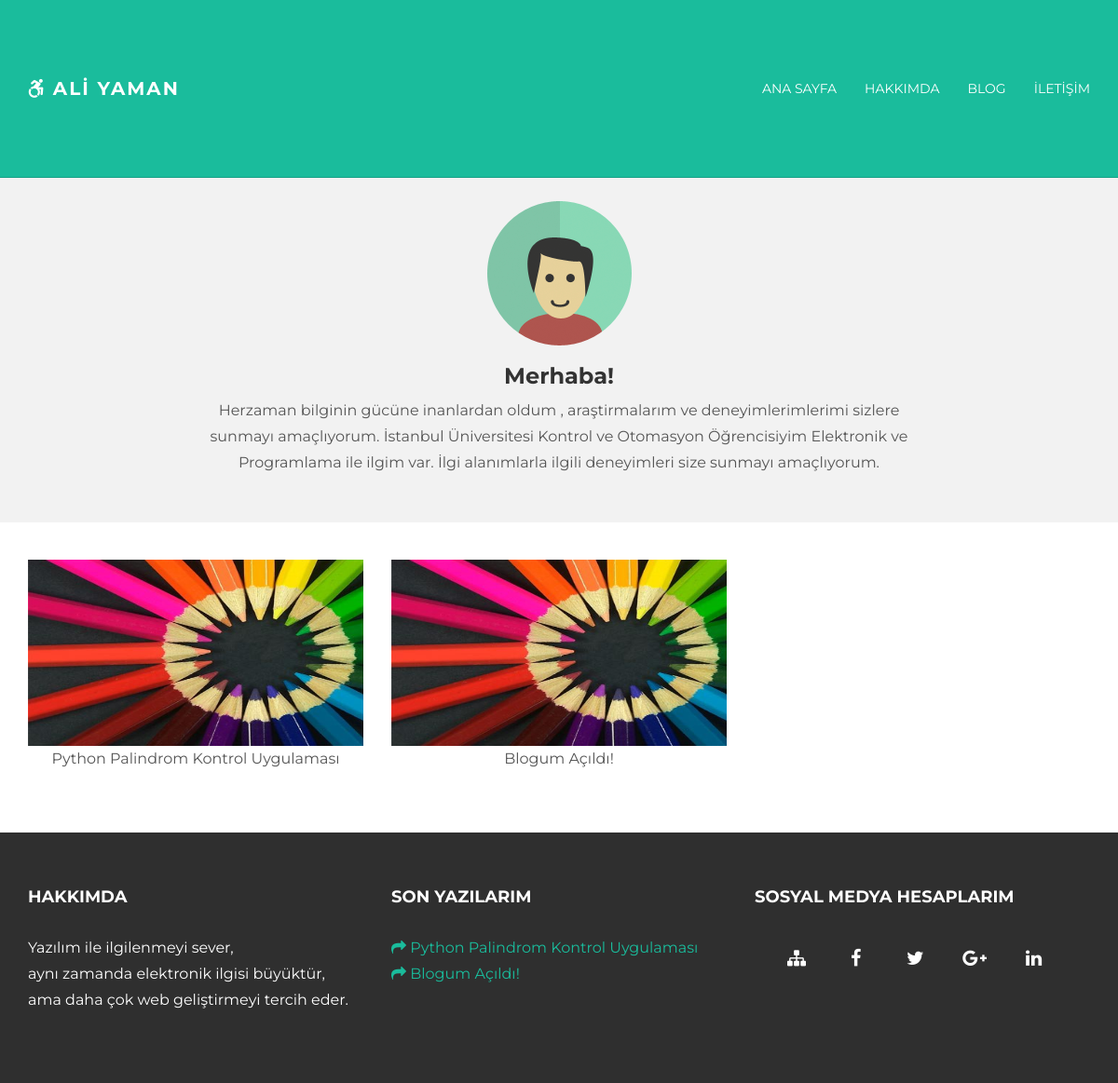
The app's page /, older data.
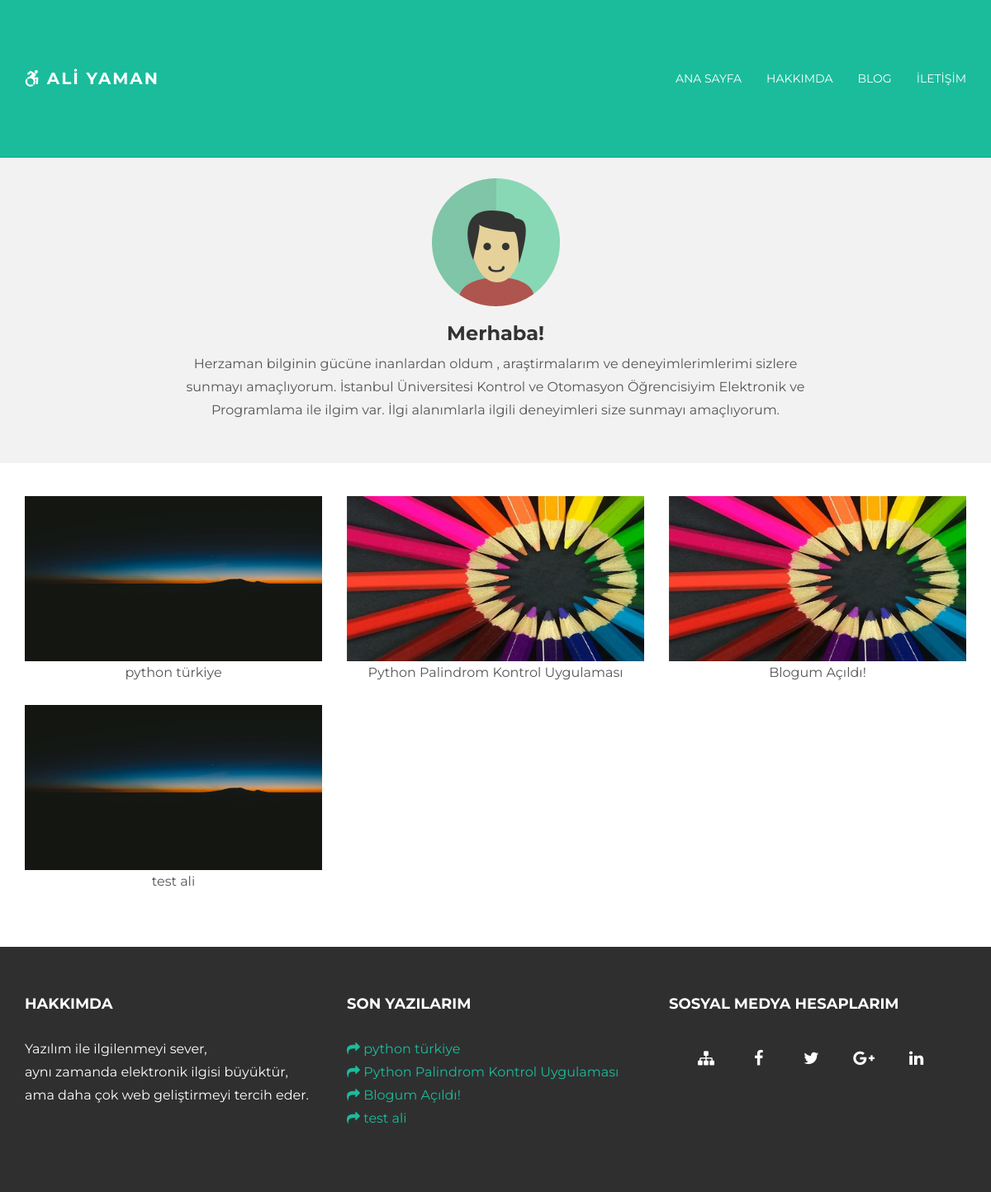
The same page, newer data.
### Blog/models.py (models this page shows, shortened)
class post(models.Model):
    title = models.CharField(max_length=500,null=True)
    time = models.DateField(null=True)
    content = RichTextField(null=True)
    keywords = models.CharField(max_length=500,null=True)
    description = models.CharField(max_length=500,null=True)
    image = models.ImageField(upload_to='blog_img',null=True)
    category_list = models.ForeignKey(category,null=True)
    seo_url = models.CharField(max_length=500,null=True)
    class Meta:
        verbose_name_plural = "Blog Yaz"

### Blog/views.py (the view)
# urls.py: 2. Add a URL to urlpatterns:  url(r'^$', views.home, name='home')
def home(request):
    db = post.objects.order_by('?')[:6]
    return render(request, 'profil.html', {
        'db': db
    })

### templates/profil.html (shortened to what this page needs)
{% extends 'base.html' %}
{% load static %}
{% block content %}
	<div id="ww">
	    <div class="container">
			<div class="row">
				<div class="col-lg-8 col-lg-offset-2 centered">
					<img src="{%  static 'img/user.png' %}" alt="Stanley">
					<h3>Merhaba! </h3>
                    <p>Herzaman bilginin gücüne inanlardan oldum , araştirmalarım ve deneyimlerimlerimi sizlere sunmayı amaçlıyorum.
                    İstanbul Üniversitesi Kontrol ve Otomasyon Öğrencisiyim Elektronik ve Programlama ile ilgim var.
                    İlgi alanımlarla ilgili deneyimleri size sunmayı amaçlıyorum.
                    </p>
				</div>
			</div>
	    </div>
	</div>
	<div class="container pt">
		<div class="row mt centered">
            {% for i in db %}
			<div class="col-lg-4">
				<a class="zoom green" href="/makale/{{ i.seo_url }}"><img  width="500px" height="200px"  src="http://127.0.0.1:8000/media/{{ i.image }}" alt="{{ i.title }}" /></a>
				<p>{{ i.title }}</p>
			</div>
            {% endfor %}
		</div>
	</div>
{% endblock %}
{% block last_content %}
    {% for i in db %}
<a href="/makale/{{ i.seo_url }}"><i class="fa fa-share" aria-hidden="true"></i> {{ i.title }}</a><br/>
    {% endfor %}
{% endblock %}

Row changes from the older to the newer data that the page shows:
added post: image (picture), title "python türkiye"
added post: image (picture), title "test ali"
